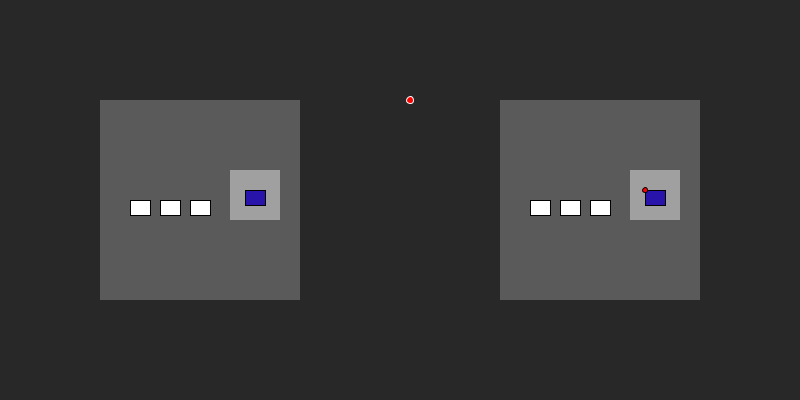
Frame 1 (no input)
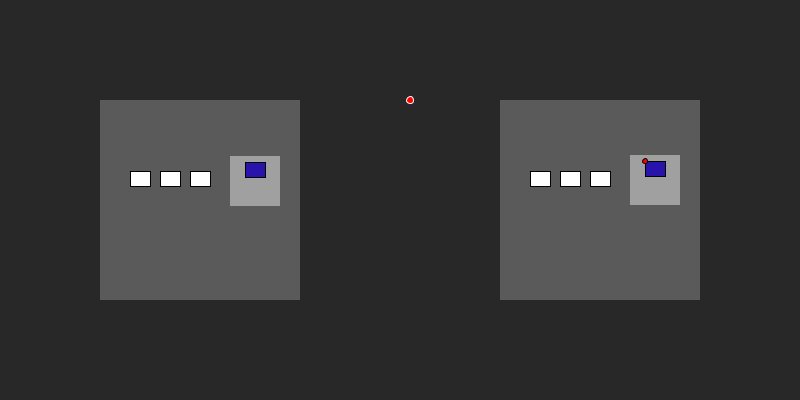
Frame 60 (the mouse pressed at the canvas centre just before this capture)
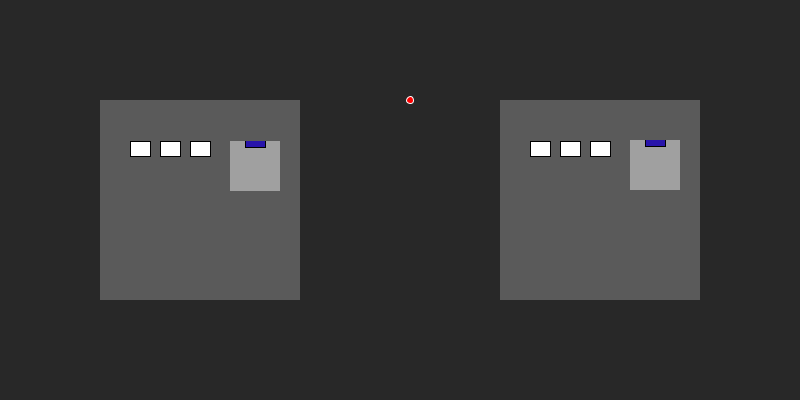
Frame 120 (the mouse held since frame 60 and released just before this capture)

The Processing sketch that drew these frames (run headless with seeded random() and noise(); from frame 60 on, the mouse is pressed at the canvas centre):

// Processing sketch: PGraphics1
// ── PGraphics1.pde
PGraphics pg;
PGraphics pg1;
 
int y1 = 0, y = 0;
 
void setup()
{
  size(800, 400);
  smooth();
   
  pg = createGraphics(200, 200, JAVA2D);
  pg1 = createGraphics(50, 50, JAVA2D);
  pg.smooth();
  pg1.smooth();
}

void draw()
{
  stroke(255);
  background(40);
  pushMatrix();
  __draw1();
  popMatrix();
  translate(400, 0);
  __draw2();
}

void __draw1()
{
  pg.beginDraw();
  pg.translate(0, y1/2);
  pg.background(90);
   
  pg1.beginDraw();
  pg1.background(160);
   
  for (int i = 0; i < 3; i++)
    pg.rect(30*(i+1), 100, 20, 15);
   
  pg1.fill(40, 20, 170);
  pg1.translate(0, y1/4);
  pg1.rect(15, 20, 20, 15);
   
  pg.endDraw();
  image( pg, 100, 100);
  pg1.endDraw();
  translate(0, y1/4);
  image( pg1, 230, 170);
   
  y1--;
} 

void __draw2()
{
  fill(#FF0000);
  ellipse(10, 100, 7, 7);

  pg1.beginDraw();
  pg1.background(160);
  pg1.fill(40, 20, 170);
  pg1.translate(0, y/4);
  pg1.rect(15, 20, 20, 15);
  pg1.fill(#FF0000);
  pg1.ellipse(15, 20, 5, 5);
  pg1.endDraw();
   
  pg.beginDraw();
  pg.background(90);
   
  pg.translate(0, y/2);
  for (int i = 1; i <= 3; i++)
    pg.rect(30*i, 100, 20, 15);
   
  pg.translate(0, -y/4);
  pg.image(pg1, 130, 70);
   
  pg.endDraw();
  image(pg, 100, 100);
   
  y--;
} 
